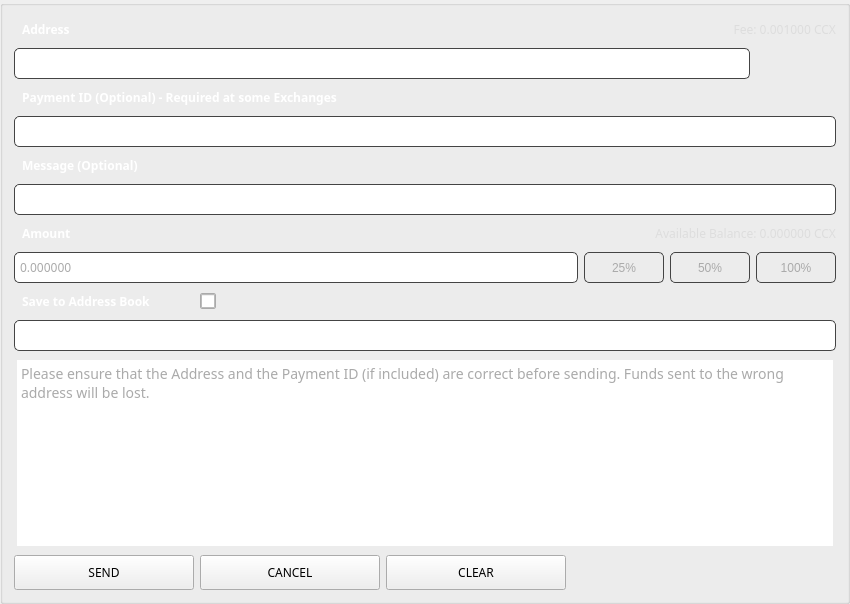
       <widget class="QGroupBox" name="sendBox">
        <property name="styleSheet">
         <string notr="true"/>
        </property>
        <property name="title">
         <string/>
        </property>
        <layout class="QGridLayout" name="gridLayout_12">
         <item row="0" column="0">
          <widget class="QLabel" name="adressLabel">
           <property name="minimumSize">
            <size>
             <width>0</width>
             <height>25</height>
            </size>
           </property>
           <property name="font">
            <font>
             <family>Poppins</family>
             <weight>75</weight>
             <bold>true</bold>
            </font>
           </property>
           <property name="styleSheet">
            <string notr="true">color: #fff;   font-weight: bold;
border: none;
padding-left: 5px</string>
           </property>
           <property name="text">
            <string>Address</string>
           </property>
          </widget>
         </item>
         <item row="0" column="3" colspan="5">
          <widget class="QLabel" name="m_sendFee">
           <property name="minimumSize">
            <size>
             <width>100</width>
             <height>25</height>
            </size>
           </property>
           <property name="maximumSize">
            <size>
             <width>16777215</width>
             <height>16777215</height>
            </size>
           </property>
           <property name="font">
            <font>
             <family>Poppins</family>
            </font>
           </property>
           <property name="styleSheet">
            <string notr="true">color: #ddd;  
border: none;</string>
           </property>
           <property name="text">
            <string notr="true">Fee: 0.001000 CCX</string>
           </property>
           <property name="alignment">
            <set>Qt::AlignRight|Qt::AlignTrailing|Qt::AlignVCenter</set>
           </property>
          </widget>
         </item>
         <item row="1" column="0" colspan="7">
          <widget class="QLineEdit" name="m_addressEdit">
           <property name="minimumSize">
            <size>
             <width>0</width>
             <height>31</height>
            </size>
           </property>
           <property name="font">
            <font>
             <family>Poppins</family>
            </font>
           </property>
           <property name="styleSheet">
            <string notr="true">padding: 3px; border: 1px solid #444; border-radius: 5px;   color: #aaa;</string>
           </property>
           <property name="text">
            <string/>
           </property>
          </widget>
         </item>
         <item row="1" column="7">
          <widget class="QPushButton" name="m_addressBookButton">
           <property name="minimumSize">
            <size>
             <width>25</width>
             <height>25</height>
            </size>
           </property>
           <property name="maximumSize">
            <size>
             <width>80</width>
             <height>25</height>
            </size>
           </property>
           <property name="font">
            <font>
             <family>Poppins</family>
            </font>
           </property>
           <property name="styleSheet">
            <string notr="true">border: none;</string>
           </property>
           <property name="text">
            <string/>
           </property>
           <property name="icon">
            <iconset resource="../../resources.qrc">
             <normaloff>:/icons/address-book</normaloff>:/icons/address-book</iconset>
           </property>
          </widget>
         </item>
         <item row="2" column="0" colspan="4">
          <widget class="QLabel" name="pidLabel">
           <property name="minimumSize">
            <size>
             <width>0</width>
             <height>25</height>
            </size>
           </property>
           <property name="font">
            <font>
             <family>Poppins</family>
             <weight>75</weight>
             <bold>true</bold>
            </font>
           </property>
           <property name="styleSheet">
            <string notr="true">color: #fff;   font-weight: bold;
border: none;
padding-left: 5px</string>
           </property>
           <property name="text">
            <string>Payment ID (Optional) - Required at some Exchanges</string>
           </property>
          </widget>
         </item>
         <item row="3" column="0" colspan="8">
          <widget class="QLineEdit" name="m_paymentIdEdit">
           <property name="minimumSize">
            <size>
             <width>0</width>
             <height>31</height>
            </size>
           </property>
           <property name="font">
            <font>
             <family>Poppins</family>
            </font>
           </property>
           <property name="styleSheet">
            <string notr="true">padding: 3px; border: 1px solid #444; border-radius: 5px;   color: #aaa;</string>
           </property>
           <property name="text">
            <string/>
           </property>
          </widget>
         </item>
         <item row="4" column="0" colspan="3">
          <widget class="QLabel" name="amountLabel_2">
           <property name="minimumSize">
            <size>
             <width>0</width>
             <height>25</height>
            </size>
           </property>
           <property name="font">
            <font>
             <family>Poppins</family>
             <weight>75</weight>
             <bold>true</bold>
            </font>
           </property>
           <property name="styleSheet">
            <string notr="true">color: #fff;   font-weight: bold;
border: none;
padding-left: 5px</string>
           </property>
           <property name="text">
            <string>Message (Optional)</string>
           </property>
          </widget>
         </item>
         <item row="5" column="0" colspan="8">
          <widget class="QLineEdit" name="m_messageEdit">
           <property name="minimumSize">
            <size>
             <width>360</width>
             <height>31</height>
            </size>
           </property>
           <property name="maximumSize">
            <size>
             <width>16777215</width>
             <height>16777215</height>
            </size>
           </property>
           <property name="font">
            <font>
             <family>Poppins</family>
            </font>
           </property>
           <property name="styleSheet">
            <string notr="true">padding: 3px; border: 1px solid #444; border-radius: 5px;   color: #aaa;</string>
           </property>
           <property name="text">
            <string/>
           </property>
          </widget>
         </item>
         <item row="6" column="0" colspan="3">
          <widget class="QLabel" name="amountLabel">
           <property name="minimumSize">
            <size>
             <width>0</width>
             <height>25</height>
            </size>
           </property>
           <property name="font">
            <font>
             <family>Poppins</family>
             <weight>75</weight>
             <bold>true</bold>
            </font>
           </property>
           <property name="styleSheet">
            <string notr="true">color: #fff;   font-weight: bold;
border: none;
padding-left: 5px</string>
           </property>
           <property name="text">
            <string>Amount</string>
           </property>
          </widget>
         </item>
         <item row="6" column="3" colspan="5">
          <widget class="QLabel" name="m_balanceLabel">
           <property name="minimumSize">
            <size>
             <width>100</width>
             <height>25</height>
            </size>
           </property>
           <property name="maximumSize">
            <size>
             <width>16777215</width>
             <height>16777215</height>
            </size>
           </property>
           <property name="font">
            <font>
             <family>Poppins</family>
            </font>
           </property>
           <property name="styleSheet">
            <string notr="true">color: #ddd;  
border: none;</string>
           </property>
           <property name="text">
            <string notr="true">Available Balance: 0.000000 CCX</string>
           </property>
           <property name="alignment">
            <set>Qt::AlignRight|Qt::AlignTrailing|Qt::AlignVCenter</set>
           </property>
          </widget>
         </item>
         <item row="7" column="0" colspan="5">
          <widget class="QLineEdit" name="m_amountEdit">
           <property name="minimumSize">
            <size>
             <width>74</width>
             <height>31</height>
            </size>
           </property>
           <property name="maximumSize">
            <size>
             <width>16777215</width>
             <height>16777215</height>
            </size>
           </property>
           <property name="font">
            <font>
             <family>Poppins</family>
            </font>
           </property>
           <property name="styleSheet">
            <string notr="true">padding: 3px; border: 1px solid #444; border-radius: 5px;   color: #aaa;</string>
           </property>
           <property name="text">
            <string>0.000000</string>
           </property>
          </widget>
         </item>
         <item row="7" column="5">
          <widget class="QPushButton" name="m_percent25">
           <property name="minimumSize">
            <size>
             <width>80</width>
             <height>31</height>
            </size>
           </property>
           <property name="maximumSize">
            <size>
             <width>80</width>
             <height>16777215</height>
            </size>
           </property>
           <property name="styleSheet">
            <string notr="true">QPushButton#m_percent25{ padding: 3px; border: 1px solid #444; border-radius: 5px;   color: #aaa; }
                                                    QPushButton#m_percent25:hover{ color: white;}
                                                </string>
           </property>
           <property name="text">
            <string>25%</string>
           </property>
          </widget>
         </item>
         <item row="7" column="6">
          <widget class="QPushButton" name="m_percent50">
           <property name="minimumSize">
            <size>
             <width>80</width>
             <height>31</height>
            </size>
           </property>
           <property name="maximumSize">
            <size>
             <width>80</width>
             <height>16777215</height>
            </size>
           </property>
           <property name="styleSheet">
            <string notr="true">QPushButton#m_percent50{ padding: 3px; border: 1px solid #444; border-radius: 5px;   color: #aaa;}
                                                    QPushButton#m_percent50:hover{ color: white;}
                                                </string>
           </property>
           <property name="text">
            <string>50%</string>
           </property>
          </widget>
         </item>
         <item row="7" column="7">
          <widget class="QPushButton" name="m_percent100">
           <property name="minimumSize">
            <size>
             <width>80</width>
             <height>31</height>
            </size>
           </property>
           <property name="maximumSize">
            <size>
             <width>80</width>
             <height>16777215</height>
            </size>
           </property>
           <property name="styleSheet">
            <string notr="true">QPushButton#m_percent100{ padding: 3px; border: 1px solid #444; border-radius: 5px;   color: #aaa;}
                                                    QPushButton#m_percent100:hover{ color: white;}
                                                </string>
           </property>
           <property name="text">
            <string>100%</string>
           </property>
          </widget>
         </item>
         <item row="8" column="0">
          <widget class="QLabel" name="labelLabel">
           <property name="minimumSize">
            <size>
             <width>0</width>
             <height>25</height>
            </size>
           </property>
           <property name="font">
            <font>
             <family>Poppins</family>
             <weight>75</weight>
             <bold>true</bold>
            </font>
           </property>
           <property name="styleSheet">
            <string notr="true">color: #fff;   font-weight: bold;
border: none;
padding-left: 5px</string>
           </property>
           <property name="text">
            <string>Save to Address Book</string>
           </property>
           <property name="alignment">
            <set>Qt::AlignLeading|Qt::AlignLeft|Qt::AlignVCenter</set>
           </property>
          </widget>
         </item>
         <item row="8" column="1">
          <widget class="QCheckBox" name="m_saveAddress">
           <property name="sizePolicy">
            <sizepolicy hsizetype="Preferred" vsizetype="Preferred">
             <horstretch>0</horstretch>
             <verstretch>0</verstretch>
            </sizepolicy>
           </property>
           <property name="minimumSize">
            <size>
             <width>16</width>
             <height>16</height>
            </size>
           </property>
           <property name="maximumSize">
            <size>
             <width>16</width>
             <height>16</height>
            </size>
           </property>
           <property name="sizeIncrement">
            <size>
             <width>0</width>
             <height>0</height>
            </size>
           </property>
           <property name="styleSheet">
            <string notr="true">border: 1px solid #aaa;
color: white;
border-radius: 2px;</string>
           </property>
           <property name="text">
            <string/>
           </property>
          </widget>
         </item>
         <item row="9" column="0" colspan="8">
          <widget class="QLineEdit" name="m_addressLabel">
           <property name="minimumSize">
            <size>
             <width>100</width>
             <height>31</height>
            </size>
           </property>
           <property name="maximumSize">
            <size>
             <width>16777215</width>
             <height>16777215</height>
            </size>
           </property>
           <property name="font">
            <font>
             <family>Poppins</family>
            </font>
           </property>
           <property name="styleSheet">
            <string notr="true">padding: 3px; border: 1px solid #444; border-radius: 5px;   color: #aaa;</string>
           </property>
           <property name="text">
            <string/>
           </property>
          </widget>
         </item>
         <item row="10" column="0" colspan="8">
          <widget class="QTextBrowser" name="textBrowser_3">
           <property name="font">
            <font>
             <family>Poppins</family>
             <pointsize>-1</pointsize>
            </font>
           </property>
           <property name="styleSheet">
            <string notr="true">padding: 3px; font-size: 16px; color: #aaa; border: none;</string>
           </property>
           <property name="html">
            <string>&lt;!DOCTYPE HTML PUBLIC &quot;-//W3C//DTD HTML 4.0//EN&quot; &quot;http://www.w3.org/TR/REC-html40/strict.dtd&quot;&gt;
&lt;html&gt;&lt;head&gt;&lt;meta name=&quot;qrichtext&quot; content=&quot;1&quot; /&gt;&lt;style type=&quot;text/css&quot;&gt;
p, li { white-space: pre-wrap; }
&lt;/style&gt;&lt;/head&gt;&lt;body style=&quot; font-family:'Poppins'; font-size:16px; font-weight:400; font-style:normal;&quot;&gt;
&lt;p style=&quot; margin-top:0px; margin-bottom:0px; margin-left:0px; margin-right:0px; -qt-block-indent:0; text-indent:0px;&quot;&gt;&lt;span style=&quot; font-size:14px;&quot;&gt;Please ensure that the Address and the Payment ID (if included) are correct before sending. Funds sent to the wrong address will be lost.&lt;/span&gt;&lt;/p&gt;&lt;/body&gt;&lt;/html&gt;</string>
           </property>
          </widget>
         </item>
         <item row="11" column="0">
          <widget class="QPushButton" name="b1_sendFundsButton">
           <property name="sizePolicy">
            <sizepolicy hsizetype="Minimum" vsizetype="Fixed">
             <horstretch>0</horstretch>
             <verstretch>0</verstretch>
            </sizepolicy>
           </property>
           <property name="minimumSize">
            <size>
             <width>180</width>
             <height>35</height>
            </size>
           </property>
           <property name="maximumSize">
            <size>
             <width>180</width>
             <height>35</height>
            </size>
           </property>
           <property name="font">
            <font>
             <family>Poppins</family>
            </font>
           </property>
           <property name="styleSheet">
            <string notr="true">QPushButton#m_sendFundsButton {color: orange; ; border: 1px solid orange;  border-radius: 5px; }

QPushButton#m_sendFundsButton:hover {color:#FFD700; ; border: 1px solid orange;  border-radius: 5px;}</string>
           </property>
           <property name="text">
            <string>SEND</string>
           </property>
          </widget>
         </item>
         <item row="11" column="1">
          <widget class="QPushButton" name="b1_cancelButton">
           <property name="minimumSize">
            <size>
             <width>180</width>
             <height>35</height>
            </size>
           </property>
           <property name="maximumSize">
            <size>
             <width>180</width>
             <height>35</height>
            </size>
           </property>
           <property name="font">
            <font>
             <family>Poppins</family>
            </font>
           </property>
           <property name="styleSheet">
            <string notr="true">QPushButton#m_cancelButton {color: #ccc; border: 1px solid #444;  border-radius: 5px;}

QPushButton#m_cancelButton:hover {color: #fff; border: 1px solid #444;  border-radius: 5px; }</string>
           </property>
           <property name="text">
            <string>CANCEL</string>
           </property>
          </widget>
         </item>
         <item row="11" column="2">
          <widget class="QPushButton" name="b1_clearAllButton">
           <property name="minimumSize">
            <size>
             <width>180</width>
             <height>35</height>
            </size>
           </property>
           <property name="maximumSize">
            <size>
             <width>180</width>
             <height>35</height>
            </size>
           </property>
           <property name="font">
            <font>
             <family>Poppins</family>
            </font>
           </property>
           <property name="cursor">
            <cursorShape>ArrowCursor</cursorShape>
           </property>
           <property name="styleSheet">
            <string notr="true"/>
           </property>
           <property name="text">
            <string>CLEAR</string>
           </property>
          </widget>
         </item>
        </layout>
        <zorder>textBrowser_3</zorder>
        <zorder>m_amountEdit</zorder>
        <zorder>pidLabel</zorder>
        <zorder>amountLabel_2</zorder>
        <zorder>labelLabel</zorder>
        <zorder>amountLabel</zorder>
        <zorder>m_addressLabel</zorder>
        <zorder>m_messageEdit</zorder>
        <zorder>adressLabel</zorder>
        <zorder>m_paymentIdEdit</zorder>
        <zorder>m_addressEdit</zorder>
        <zorder>b1_sendFundsButton</zorder>
        <zorder>b1_cancelButton</zorder>
        <zorder>m_sendFee</zorder>
        <zorder>m_addressBookButton</zorder>
        <zorder>m_saveAddress</zorder>
        <zorder>b1_clearAllButton</zorder>
        <zorder>m_balanceLabel</zorder>
        <zorder>m_percent100</zorder>
        <zorder>m_percent50</zorder>
        <zorder>m_percent25</zorder>
       </widget>
